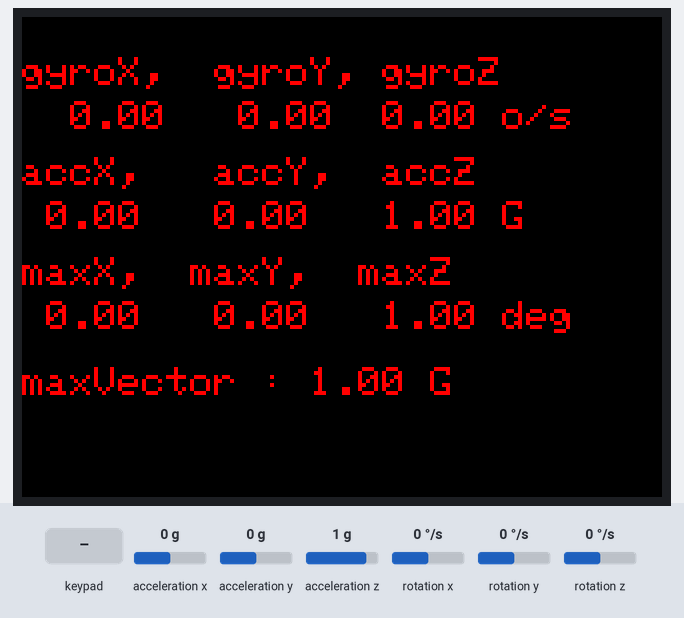
Recording of a sketch running on a simulated ESP32. On the bench: 320×240 colour display. The inputs (shaded band) are chosen by the test bench; at power-on: acceleration z 1 g, acceleration x 0 g, acceleration y 0 g, rotation x 0 °/s, rotation y 0 °/s, rotation z 0 °/s.

Above: at 1.4 s.
1.5 s: acceleration z set to -1.4 g
At 1.74 s:
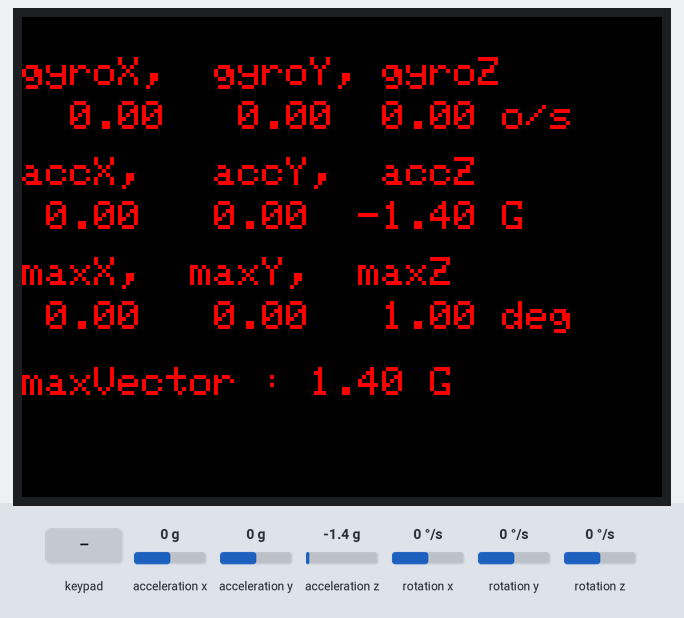
3.9 s: acceleration z set to -0.1 g
6.3 s: acceleration z set to 0.2 g
At 9.1 s:
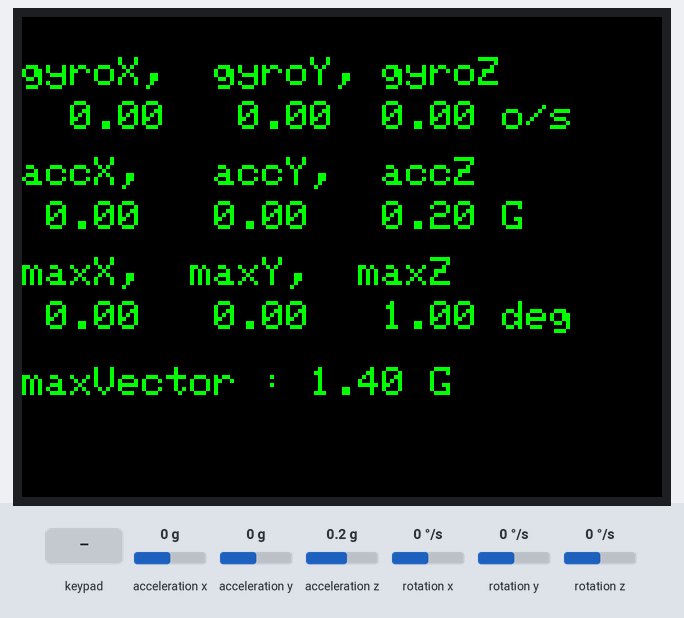
9.3 s: key 'A' pressed
At 10.7 s:
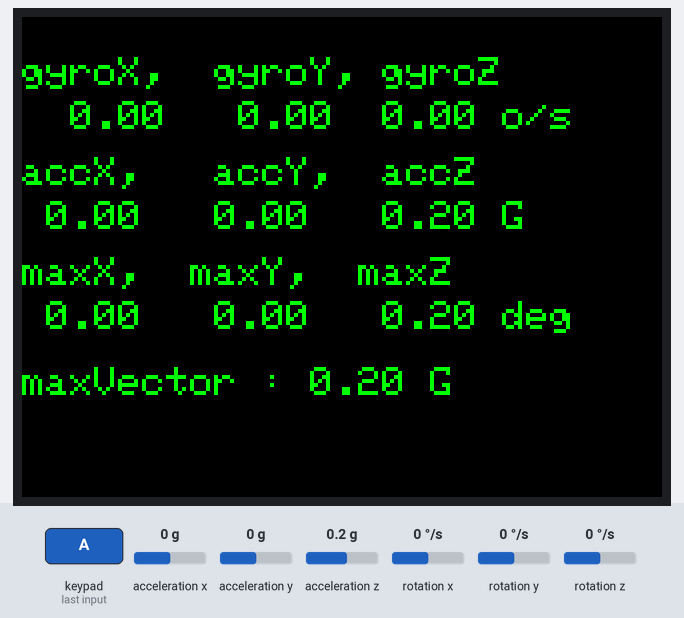
11.2 s: acceleration x set to -1.4 g
At 12.0 s:
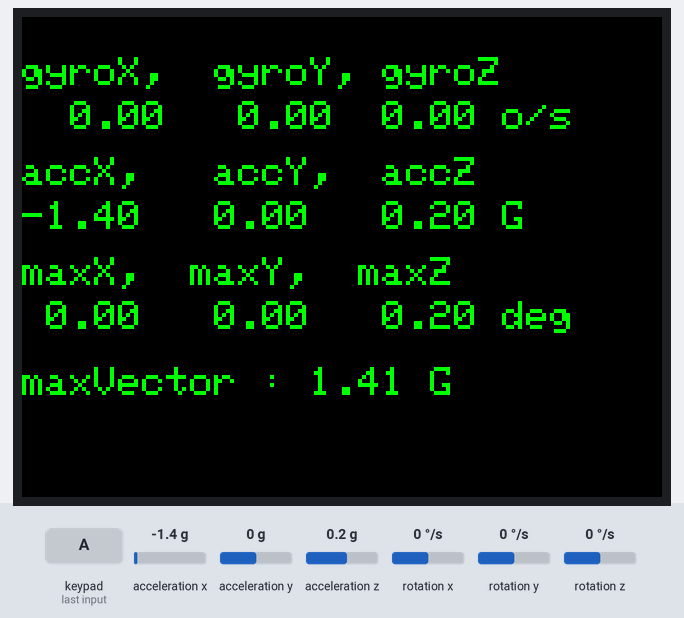
12.8 s: acceleration y set to -1.4 g
At 13.3 s:
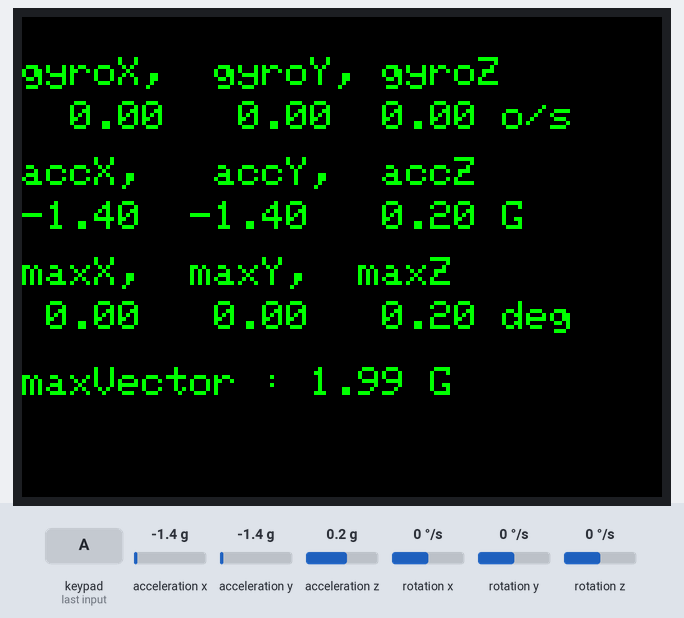
Timing chart, 0 to 15.4 s (numbered marks = the images above; inputs shaded):
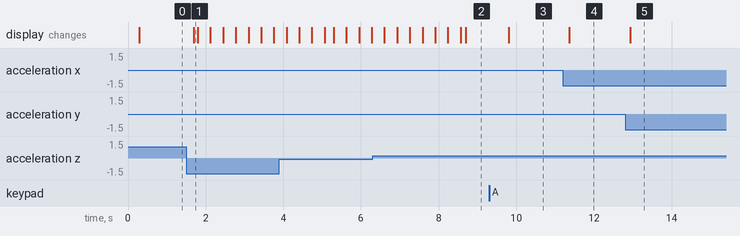

The sketch:

mpu6886.ino
```cpp
/*
Jerrod Bolton
06/18/2025
Internet of Things
*/
#include <M5Core2.h>

float accX = 0.0F;  // Define variables for storing inertial sensor data
float accY = 0.0F;  //
float accZ = 0.0F;

float gyroX = 0.0F;
float gyroY = 0.0F;
float gyroZ = 0.0F;

float maxX = 0.0F;  // Define Variables
float maxY = 0.0F;
float maxZ = 0.0F;

//maxVector value
float maxVec = 0.0F;
float tmpVec = 0.0F;

//to make calcs easier
float xSq = 0.0F;
float ySq = 0.0F;
float zSq = 0.0F;


/* After M5Core2 is started or reset
the program in the setUp () function will be run, and this part will only be run
once. 在 M5Core2
 */
void setup() {
  M5.begin();                      // Init M5Core.
  M5.IMU.Init();                   // Init IMU sensor.
  M5.Lcd.fillScreen(BLACK);        // Set the screen background color to black.
  M5.Lcd.setTextColor(RED, BLACK);// Sets the foreground color and background color of the displayed text.
  M5.Lcd.setTextSize(2);           // Set the font size.
}

void loop() {
  M5.update();
  // Stores the triaxial gyroscope data of the inertial sensor to the relevant
  // variable
  M5.IMU.getGyroData(&gyroX, &gyroY, &gyroZ);
  M5.IMU.getAccelData(
    &accX, &accY,
    &accZ);  // Stores the triaxial accelerometer.

  /* The M5Core screen is 320x240 pixels, starting at the top left corner of
    the screen (0,0). gyroscope output related M5Core2
    320x240, (0,0)*/
  // gyroscope output related.
  M5.Lcd.setCursor(
    0, 20);                               // Move the cursor position to (x,y). (x,y)
  M5.Lcd.printf("gyroX,  gyroY, gyroZ");  // Screen printingformatted string.

  M5.Lcd.setCursor(0, 42);
  M5.Lcd.printf("%6.2f %6.2f%6.2f o/s", gyroX, gyroY, gyroZ);

  // Accelerometer output is related

  M5.Lcd.setCursor(0, 70);
  M5.Lcd.printf("accX,   accY,  accZ");
  M5.Lcd.setCursor(0, 92);
  M5.Lcd.printf("%5.2f  %5.2f  %5.2f G", accX, accY, accZ);

 //Make sure max is really max

    if(accX > maxX){
        maxX = accX;
    }
    if (accY > maxY){
        maxY = accY;
    }
    if (accZ > maxZ){
        maxZ = accZ;
    }

  // Pose output is related

  M5.Lcd.setCursor(0, 120);
  M5.Lcd.printf("maxX,  maxY,  maxZ");
  M5.Lcd.setCursor(0, 142);
  M5.Lcd.printf("%5.2f  %5.2f  %5.2f deg", maxX, maxY, maxZ);

  // Inertial sensor temperature output related

  // get X, Y, Z Squared accX * accX = sq(accX)
    xSq = sq(accX);
    ySq = sq(accY);
    zSq = sq(accZ);

    tmpVec = sqrt(xSq + ySq + zSq);
    //   the tmp value is greater than maxVec than make them equal to each other.
    if (tmpVec > maxVec){
        maxVec = tmpVec;
    }
        M5.Lcd.setCursor(0, 175);
    M5.Lcd.printf("maxVector : %.2f G", maxVec);
    // M5.Lcd.printf("Temperature : %.2f C", temp);
    //click button = clear max values
    if (M5.BtnA.wasReleased() || M5.BtnA.pressedFor(1000, 200)) {
        maxX = 0.0F;
        maxY = 0.0F;
        maxZ = 0.0F;
        maxVec = 0.0F;
    }
    delay(100);  // Delay 10ms.

    if (accZ < 0.1) {
        //Loop so it runs 5 times
        for (int i = 0; i < 5; i++) {
            M5.Lcd.fillScreen(RED);
            delay(250);
            M5.Lcd.fillScreen(WHITE);
            delay(250);
            M5.Lcd.setTextColor(BLACK,WHITE);
        }
        // After blinking go back
        M5.Lcd.fillScreen(BLACK);
        M5.Lcd.setTextColor(GREEN, BLACK);
    }


}
```

Measured:
- the behaviour switches between 0 and 0.1 g on acceleration z (found by bisection; images 1 and 2)
- after the input at 1.5 s, the display: changes after 0.20 s (image 1)
- after the input at 6.3 s, the display: first differs from a run without the input after 2.4 s (image 2)
- after the input at 9.3 s, the display: changes after 0.50 s (image 3)
- after the input at 11.2 s, the display: changes after 0.17 s (image 4)
- after the input at 12.8 s, the display: changes after 0.14 s (image 5)
